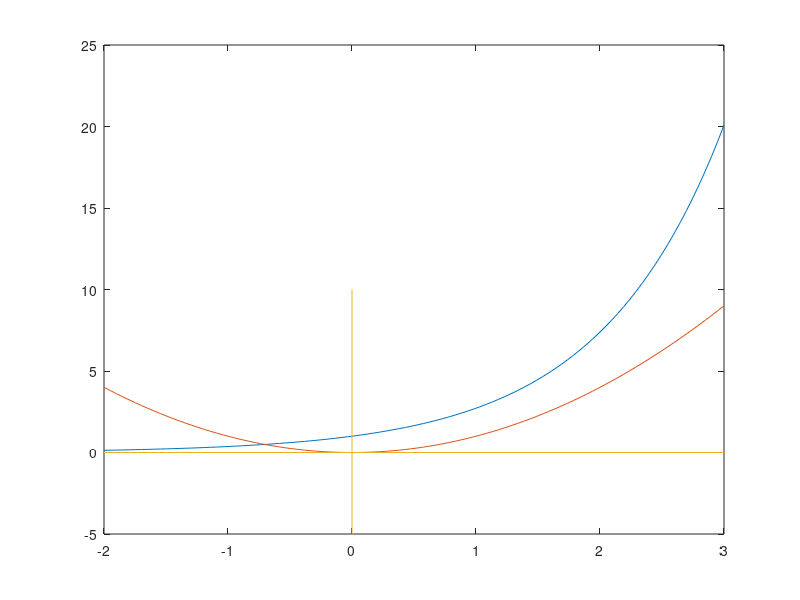

MATLAB code to generate this figure: (Note: this script raises an error after producing the figure.)
%Plot Kurva
x = linspace(-2,3);
f1 = @(x) exp(x);
f2 = @(x) x.^2;
y1 = f1(x);
y2 = f2(x);
plot(x,y1,x,y2)

%Menggambar sumbu x dan y
line([-2,3],[0,0])  %Sumbu X
line([0,0],[-5,10])  %Sumbu Y

%Annotation
gtext('y_1 = e^x')
gtext('y_2 = x^2')
gtext('Akar')
